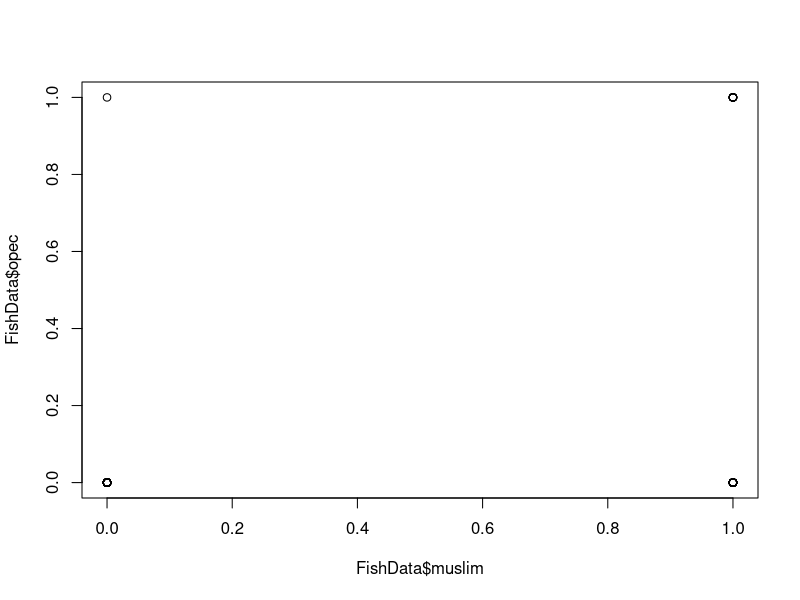
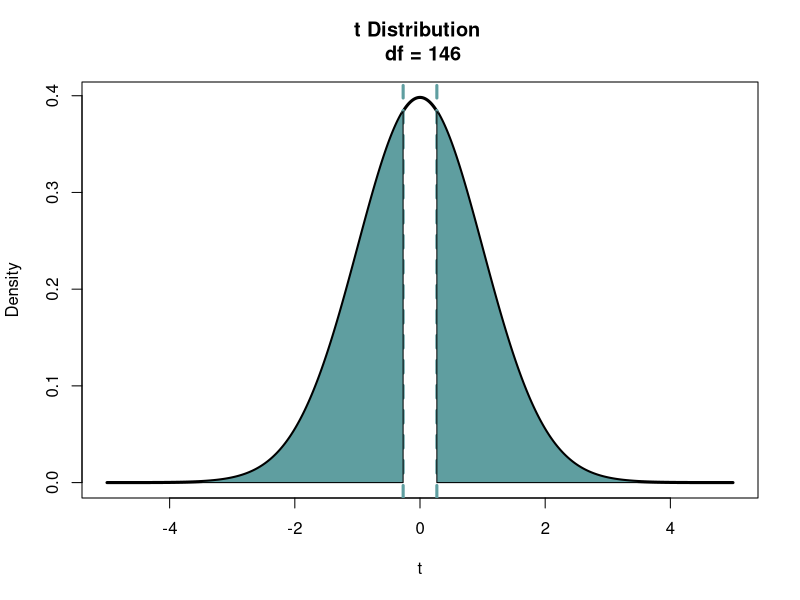
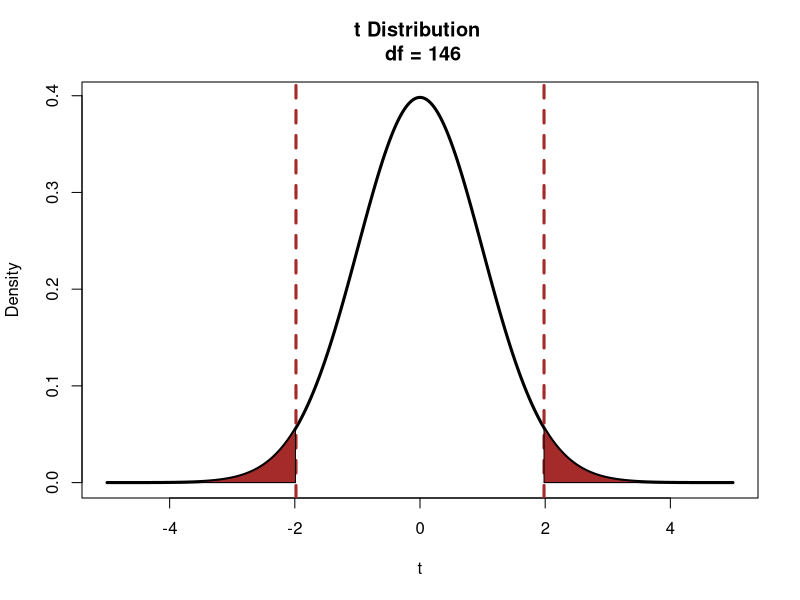

These charts were generated, in order, by the following R code: (Note: this script raises an error after producing the figures.)
###################################
###           R Lab 5           ###
###   Multivariate Regression   ###
###################################


# Start by loading in our favorite packages
library(here)
library(tidyverse)
library(broom)

# We are going to use the same Fish data set as last week.
FishData <- read_csv(here("week-4", "data", "fish.csv"))
head(FishData)


### First, let's talk about dummy variables ###

# Question: Are Muslim-majority countries more likely to
# belong to OPEC compared to other countries?

table(FishData$opec)
table(FishData$muslim)
plot(FishData$muslim, FishData$opec) # Useless

# Nevertheless, it's OK to do this:
mod <- lm(opec ~ muslim, data = FishData)
summary(mod)

# In this case, the slope 0.199868 means that
# Muslim-majority countries were .2 more likely
# (20 percentage points more likely) to belong 
# to OPEC, compared to other countries

mean(FishData$opec[FishData$muslim == 0])


# How would we interpret the slope in this mode?
# What about the intercept?
mod2 <- lm(growth ~ postcom, data = FishData)
summary(mod2)


### Multivariate Regressions ###

# In order to run a regression on multiple IVs at once, we can use
# the same function as before, and we just separate the IVs with a "+"
# fhrev = b0 + b1 * income + b2 * elf + e
mod <- lm(fhrev ~ income + elf, data = FishData)
summary(mod)

# Under the hood, R is basically doing this:
Y <- FishData$fhrev
X <- cbind(1, FishData$income, FishData$elf)
solve(t(X) %*% X) %*% t(X) %*% Y



### Preview of the Variance-Covariance Matrix ##

# The variance-covariance matrix estimates the covariance between our
# regression coefficients
vcov(mod)

# Note that it is the same thing as this:
# sigma^2 (X'X)^1
(sum(mod$residuals^2)/mod$df.residual) * solve(t(X) %*% X)


# The diagonals are the variances of the coefficients
sqrt(diag(vcov(mod)))
tidy(mod)

# The takeaway: (X'X)^1 matrix is hard to calculate by hand, but it is really
#               important because it gives us both our estimates of the
#               coefficients, and the standard errors for those estimates

# Betas:
betas <- solve(t(X) %*% X) %*% t(X) %*% Y
betas
tidy(mod)$estimate

# SEs:
ses <- sqrt(diag((sum(mod$residuals^2)/mod$df.residual) * solve(t(X) %*% X)))
ses
tidy(mod)$std.error

# t-values:
t_stats <- (solve(t(X) %*% X) %*% t(X) %*% Y) / (sqrt(diag((sum(mod$residuals^2)/mod$df.residual) * solve(t(X) %*% X))))
t_stats
betas / ses
tidy(mod)$statistic

# p-values:
p_vals <- 2*pt(-abs((solve(t(X) %*% X) %*% t(X) %*% Y) / (sqrt(diag((sum(mod$residuals^2)/mod$df.residual) * solve(t(X) %*% X))))), df=146)
p_vals
2 * pt(-abs(t_stats), df = mod$df.residual)
tidy(mod)$p.value


# Visualizing where p-values come from again:

# The coefficient for the intercept
intercept_t <- t_stats[1]
intercept_t

x = seq(-5, 5, by = 0.01)
plot(
  x = x,
  y = dt(x, df = mod$df.residual),
  type = "l",
  lwd = 3,
  xlab = "t",
  ylab = "Density",
  main = paste("t Distribution \n df =", mod$df.residual)
)
abline(v = abs(intercept_t), lwd = 3, lty = 2, col = "cadetblue")
abline(v = intercept_t, lwd = 3, lty = 2, col = "cadetblue")
x1 <- seq(-5, intercept_t, by = 0.01)
polygon(c(x1, rev(x1)), c(dt(x1, df = mod$df.residual), rep(0, length(x1))), col="cadetblue")
x2 <- seq(abs(intercept_t), 5, by = 0.01)
polygon(c(x2, rev(x2)), c(dt(x2, df = mod$df.residual), rep(0, length(x2))), col="cadetblue")


# The coefficient for beta on elf
elf_t <- t_stats[3]
elf_t

x = seq(-5, 5, by = 0.01)
plot(
  x = x,
  y = dt(x, df = mod$df.residual),
  type = "l",
  lwd = 3,
  xlab = "t",
  ylab = "Density",
  main = paste("t Distribution \n df =", mod$df.residual)
)
abline(v = abs(elf_t), lwd = 3, lty = 2, col = "brown")
abline(v = elf_t, lwd = 3, lty = 2, col = "brown")
x1 <- seq(-5, elf_t, by = 0.01)
polygon(c(x1, rev(x1)), c(dt(x1, df = mod$df.residual), rep(0, length(x1))), col="brown")
x2 <- seq(abs(elf_t), 5, by = 0.01)
polygon(c(x2, rev(x2)), c(dt(x2, df = mod$df.residual), rep(0, length(x2))), col="brown")


### Singular Matrices ###

# Suppose we added a new variable that is equal to 1 minus the
# country's elf score
FishData$one_minus_elf <- 1 - FishData$elf

mod <- lm(fhrev ~ income + elf + one_minus_elf, data = FishData)
summary(mod)

# R cannot estimate this model, and ends up estimating the same model
# that we had before (without the one_minus_elf term)

# The reason is that R is not able to invert the matrix:

Y <- FishData$fhrev
X <- cbind(1, FishData$income, FishData$elf, FishData$one_minus_elf)
t(X) %*% X
det(t(X) %*% X)             # The determinant is zero!
solve(t(X) %*% X)           # So it is impossible to invert this matrix

# The takeaway: You cannot have variables in your model that are 
#               *linear combinations* of other variables in your model


# However, it is ok to do this:

FishData$elf_squared <- FishData$elf ^ 2
mod <- lm(fhrev ~ income + elf + elf_squared, data = FishData)
summary(mod)

X <- cbind(1, FishData$income, FishData$elf, FishData$elf_squared)
det(t(X) %*% X)            # The determinant is greater than zero 
solve(t(X) %*% X)          # So the matrix is invertable this time



# How does this work with categorical variables?
FishData <- FishData %>% 
  mutate(income_level = ntile(income, n = 3),
         income_level = case_when(income_level == 1 ~ "low",
                                  income_level == 2 ~ "middle",
                                  income_level == 3 ~ "high"))

# "high" income level is the reference category
# It shows up in the intercept term
# We interpret the other coefficients in relation to it
mod <- lm(growth ~ income_level, data = FishData)
summary(mod)

# growth = a + b1 * income_levellow + b2 * income_levelmiddle + e
mean(FishData$growth[FishData$income_level == "low"])
